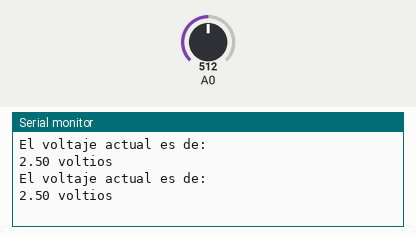
Simulated run of this sketch. Board: Arduino Uno, built with avr-gcc and run on an emulated ATmega328P. On the bench: the last lines printed to the serial monitor. The inputs (shaded band) are chosen by the test bench; at power-on: A0 = 512.

Above: at 1.6 s.
1.7 s: A0 set to 716
At 3.0 s:
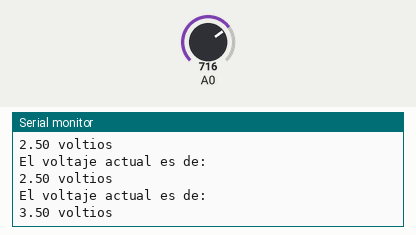
3.2 s: A0 set to 900
At 3.9 s:
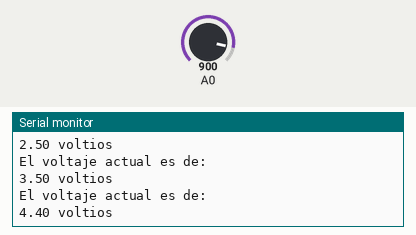
Timing chart, 0 to 6.2 s (numbered marks = the images above; inputs shaded):
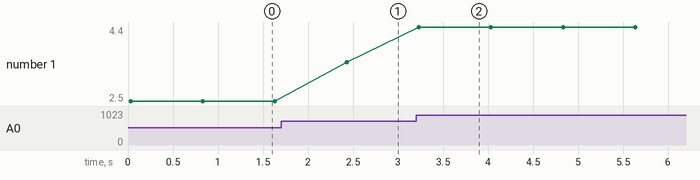

The sketch:

potenciometro.ino
```cpp
float vOut;
float vRead;
int dt = 800;
float analogVal;

void setup() {
  pinMode(vRead, INPUT);
  Serial.begin(9600);
}

void loop() {

  analogVal = analogRead(vRead);
  vOut = (5.*analogVal)/1023;
  Serial.println("El voltaje actual es de: ");
  Serial.print(vOut);
  Serial.println(" voltios");
  delay(dt);

}
```

Measured:
- after the input at 1.7 s, the serial monitor: prints a new line after 0.73 s (image 1)
- after the input at 3.2 s, the serial monitor: prints a new line at once (image 2)
- plotted number 1: 2.5 → 3.5 after the input at 1.7 s, 3.5 → 4.4 after the input at 3.2 s
